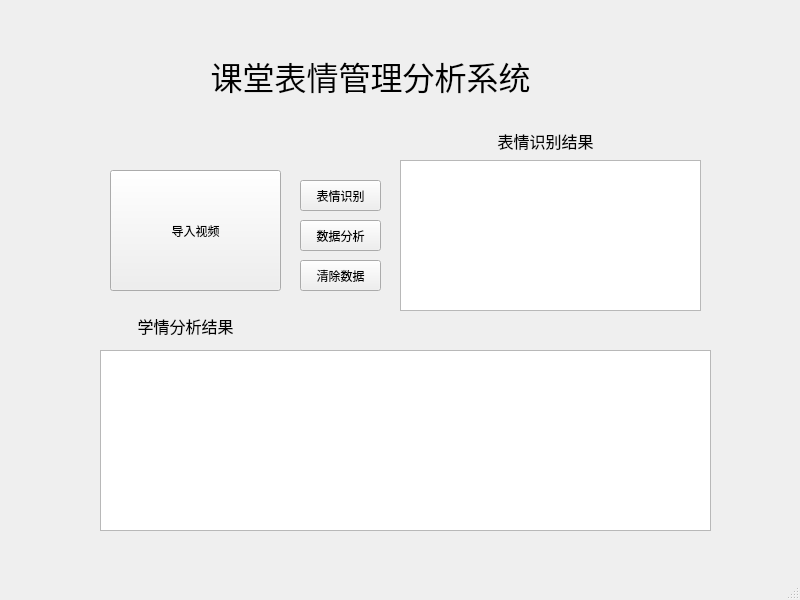
<?xml version="1.0" encoding="UTF-8"?>
<ui version="4.0">
 <class>MainWindow</class>
 <widget class="QMainWindow" name="MainWindow">
  <property name="geometry">
   <rect>
    <x>0</x>
    <y>0</y>
    <width>800</width>
    <height>600</height>
   </rect>
  </property>
  <property name="windowTitle">
   <string>MainWindow</string>
  </property>
  <widget class="QWidget" name="centralwidget">
   <widget class="QLabel" name="label">
    <property name="geometry">
     <rect>
      <x>60</x>
      <y>10</y>
      <width>621</width>
      <height>131</height>
     </rect>
    </property>
    <property name="font">
     <font>
      <family>宋体</family>
      <pointsize>24</pointsize>
      <weight>50</weight>
      <bold>false</bold>
     </font>
    </property>
    <property name="text">
     <string>课堂表情管理分析系统</string>
    </property>
    <property name="textFormat">
     <enum>Qt::AutoText</enum>
    </property>
    <property name="alignment">
     <set>Qt::AlignCenter</set>
    </property>
   </widget>
   <widget class="QPushButton" name="pushButton">
    <property name="geometry">
     <rect>
      <x>110</x>
      <y>170</y>
      <width>171</width>
      <height>121</height>
     </rect>
    </property>
    <property name="text">
     <string>导入视频</string>
    </property>
   </widget>
   <widget class="QTextEdit" name="textEdit">
    <property name="geometry">
     <rect>
      <x>400</x>
      <y>160</y>
      <width>301</width>
      <height>151</height>
     </rect>
    </property>
   </widget>
   <widget class="QLabel" name="label_2">
    <property name="geometry">
     <rect>
      <x>440</x>
      <y>130</y>
      <width>211</width>
      <height>21</height>
     </rect>
    </property>
    <property name="font">
     <font>
      <family>Arial</family>
      <pointsize>12</pointsize>
     </font>
    </property>
    <property name="text">
     <string>表情识别结果</string>
    </property>
    <property name="alignment">
     <set>Qt::AlignCenter</set>
    </property>
   </widget>
   <widget class="QLabel" name="label_3">
    <property name="geometry">
     <rect>
      <x>100</x>
      <y>310</y>
      <width>171</width>
      <height>31</height>
     </rect>
    </property>
    <property name="font">
     <font>
      <family>Arial</family>
      <pointsize>12</pointsize>
     </font>
    </property>
    <property name="text">
     <string>学情分析结果</string>
    </property>
    <property name="alignment">
     <set>Qt::AlignCenter</set>
    </property>
   </widget>
   <widget class="QTextEdit" name="textEdit_2">
    <property name="geometry">
     <rect>
      <x>100</x>
      <y>350</y>
      <width>611</width>
      <height>181</height>
     </rect>
    </property>
   </widget>
   <widget class="QPushButton" name="pushButton_2">
    <property name="geometry">
     <rect>
      <x>300</x>
      <y>260</y>
      <width>81</width>
      <height>31</height>
     </rect>
    </property>
    <property name="text">
     <string>清除数据</string>
    </property>
   </widget>
   <widget class="QPushButton" name="pushButton_3">
    <property name="geometry">
     <rect>
      <x>300</x>
      <y>180</y>
      <width>81</width>
      <height>31</height>
     </rect>
    </property>
    <property name="text">
     <string>表情识别</string>
    </property>
   </widget>
   <widget class="QPushButton" name="pushButton_4">
    <property name="geometry">
     <rect>
      <x>300</x>
      <y>220</y>
      <width>81</width>
      <height>31</height>
     </rect>
    </property>
    <property name="text">
     <string>数据分析</string>
    </property>
   </widget>
  </widget>
  <widget class="QMenuBar" name="menubar">
   <property name="geometry">
    <rect>
     <x>0</x>
     <y>0</y>
     <width>800</width>
     <height>26</height>
    </rect>
   </property>
  </widget>
  <widget class="QStatusBar" name="statusbar"/>
 </widget>
 <resources/>
 <connections>
  <connection>
   <sender>pushButton</sender>
   <signal>clicked()</signal>
   <receiver>MainWindow</receiver>
   <slot>import_video()</slot>
   <hints>
    <hint type="sourcelabel">
     <x>239</x>
     <y>219</y>
    </hint>
    <hint type="destinationlabel">
     <x>317</x>
     <y>276</y>
    </hint>
   </hints>
  </connection>
  <connection>
   <sender>pushButton_2</sender>
   <signal>clicked()</signal>
   <receiver>MainWindow</receiver>
   <slot>cleardata()</slot>
   <hints>
    <hint type="sourcelabel">
     <x>300</x>
     <y>316</y>
    </hint>
    <hint type="destinationlabel">
     <x>319</x>
     <y>330</y>
    </hint>
   </hints>
  </connection>
  <connection>
   <sender>pushButton_3</sender>
   <signal>clicked()</signal>
   <receiver>MainWindow</receiver>
   <slot>emotion_recognition()</slot>
   <hints>
    <hint type="sourcelabel">
     <x>350</x>
     <y>221</y>
    </hint>
    <hint type="destinationlabel">
     <x>347</x>
     <y>174</y>
    </hint>
   </hints>
  </connection>
  <connection>
   <sender>pushButton_4</sender>
   <signal>clicked()</signal>
   <receiver>MainWindow</receiver>
   <slot>data_analysis()</slot>
   <hints>
    <hint type="sourcelabel">
     <x>371</x>
     <y>258</y>
    </hint>
    <hint type="destinationlabel">
     <x>386</x>
     <y>179</y>
    </hint>
   </hints>
  </connection>
 </connections>
 <slots>
  <slot>import_video()</slot>
  <slot>cleardata()</slot>
  <slot>emotion_recognition()</slot>
  <slot>data_analysis()</slot>
 </slots>
</ui>
